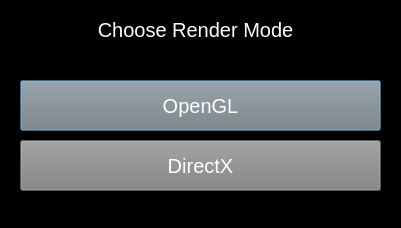
<?xml version="1.0" encoding="UTF-8"?>
<ui version="4.0">
 <class>Dialog</class>
 <widget class="QDialog" name="Dialog">
  <property name="windowModality">
   <enum>Qt::ApplicationModal</enum>
  </property>
  <property name="geometry">
   <rect>
    <x>0</x>
    <y>0</y>
    <width>401</width>
    <height>228</height>
   </rect>
  </property>
  <property name="contextMenuPolicy">
   <enum>Qt::NoContextMenu</enum>
  </property>
  <property name="windowTitle">
   <string>Dialog</string>
  </property>
  <property name="styleSheet">
   <string notr="true">QWidget{
	font-family : 'Arial';
	font-size : 20px;
	background-color : black;
	color : white;
}

QPushButton{
	background-color : grey;
}

QPushButton:hover{
	background-color : red;
	border: 3px solid white
}

QPushButton:pressed{
	background-color : rgb(200, 0, 0);
}</string>
  </property>
  <property name="sizeGripEnabled">
   <bool>true</bool>
  </property>
  <property name="modal">
   <bool>true</bool>
  </property>
  <widget class="QPushButton" name="GLButton">
   <property name="geometry">
    <rect>
     <x>20</x>
     <y>80</y>
     <width>361</width>
     <height>51</height>
    </rect>
   </property>
   <property name="text">
    <string>OpenGL</string>
   </property>
  </widget>
  <widget class="QPushButton" name="DirectXButton">
   <property name="geometry">
    <rect>
     <x>20</x>
     <y>140</y>
     <width>361</width>
     <height>51</height>
    </rect>
   </property>
   <property name="text">
    <string>DirectX</string>
   </property>
  </widget>
  <widget class="QLabel" name="label">
   <property name="geometry">
    <rect>
     <x>10</x>
     <y>20</y>
     <width>371</width>
     <height>20</height>
    </rect>
   </property>
   <property name="layoutDirection">
    <enum>Qt::RightToLeft</enum>
   </property>
   <property name="text">
    <string>Choose Render Mode</string>
   </property>
   <property name="alignment">
    <set>Qt::AlignCenter</set>
   </property>
  </widget>
 </widget>
 <resources/>
 <connections/>
</ui>
